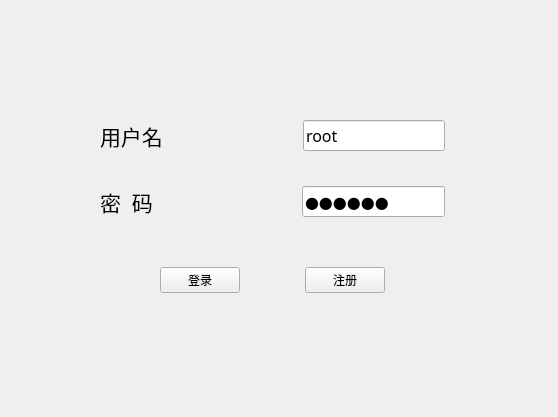
<?xml version="1.0" encoding="UTF-8"?>
<ui version="4.0">
 <class>Widget</class>
 <widget class="QWidget" name="Widget">
  <property name="geometry">
   <rect>
    <x>0</x>
    <y>0</y>
    <width>558</width>
    <height>417</height>
   </rect>
  </property>
  <property name="windowTitle">
   <string>Widget</string>
  </property>
  <widget class="QWidget" name="layoutWidget">
   <property name="geometry">
    <rect>
     <x>100</x>
     <y>120</y>
     <width>345</width>
     <height>188</height>
    </rect>
   </property>
   <layout class="QVBoxLayout" name="verticalLayout">
    <item>
     <layout class="QHBoxLayout" name="horizontalLayout">
      <item>
       <widget class="QLabel" name="label">
        <property name="font">
         <font>
          <family>黑体</family>
          <pointsize>16</pointsize>
         </font>
        </property>
        <property name="text">
         <string>用户名</string>
        </property>
       </widget>
      </item>
      <item>
       <spacer name="horizontalSpacer">
        <property name="orientation">
         <enum>Qt::Horizontal</enum>
        </property>
        <property name="sizeHint" stdset="0">
         <size>
          <width>40</width>
          <height>20</height>
         </size>
        </property>
       </spacer>
      </item>
      <item>
       <widget class="QLineEdit" name="UsernamelineEdit">
        <property name="font">
         <font>
          <family>黑体</family>
          <pointsize>12</pointsize>
         </font>
        </property>
        <property name="text">
         <string>root</string>
        </property>
       </widget>
      </item>
     </layout>
    </item>
    <item>
     <spacer name="verticalSpacer">
      <property name="orientation">
       <enum>Qt::Vertical</enum>
      </property>
      <property name="sizeHint" stdset="0">
       <size>
        <width>20</width>
        <height>18</height>
       </size>
      </property>
     </spacer>
    </item>
    <item>
     <layout class="QHBoxLayout" name="horizontalLayout_2">
      <item>
       <widget class="QLabel" name="label_2">
        <property name="font">
         <font>
          <family>黑体</family>
          <pointsize>16</pointsize>
         </font>
        </property>
        <property name="text">
         <string>密  码</string>
        </property>
       </widget>
      </item>
      <item>
       <spacer name="horizontalSpacer_2">
        <property name="orientation">
         <enum>Qt::Horizontal</enum>
        </property>
        <property name="sizeHint" stdset="0">
         <size>
          <width>40</width>
          <height>20</height>
         </size>
        </property>
       </spacer>
      </item>
      <item>
       <widget class="QLineEdit" name="PasswordlineEdit">
        <property name="font">
         <font>
          <family>黑体</family>
          <pointsize>12</pointsize>
         </font>
        </property>
        <property name="text">
         <string>123456</string>
        </property>
        <property name="echoMode">
         <enum>QLineEdit::Password</enum>
        </property>
       </widget>
      </item>
     </layout>
    </item>
    <item>
     <spacer name="verticalSpacer_2">
      <property name="orientation">
       <enum>Qt::Vertical</enum>
      </property>
      <property name="sizeHint" stdset="0">
       <size>
        <width>20</width>
        <height>28</height>
       </size>
      </property>
     </spacer>
    </item>
    <item>
     <layout class="QHBoxLayout" name="horizontalLayout_3">
      <item>
       <spacer name="horizontalSpacer_4">
        <property name="orientation">
         <enum>Qt::Horizontal</enum>
        </property>
        <property name="sizeHint" stdset="0">
         <size>
          <width>28</width>
          <height>20</height>
         </size>
        </property>
       </spacer>
      </item>
      <item>
       <widget class="QPushButton" name="logpushButton">
        <property name="text">
         <string>登录</string>
        </property>
       </widget>
      </item>
      <item>
       <spacer name="horizontalSpacer_3">
        <property name="orientation">
         <enum>Qt::Horizontal</enum>
        </property>
        <property name="sizeHint" stdset="0">
         <size>
          <width>58</width>
          <height>56</height>
         </size>
        </property>
       </spacer>
      </item>
      <item>
       <widget class="QPushButton" name="regpushButton">
        <property name="text">
         <string>注册</string>
        </property>
       </widget>
      </item>
      <item>
       <spacer name="horizontalSpacer_5">
        <property name="orientation">
         <enum>Qt::Horizontal</enum>
        </property>
        <property name="sizeHint" stdset="0">
         <size>
          <width>40</width>
          <height>20</height>
         </size>
        </property>
       </spacer>
      </item>
     </layout>
    </item>
   </layout>
  </widget>
 </widget>
 <resources/>
 <connections/>
</ui>
